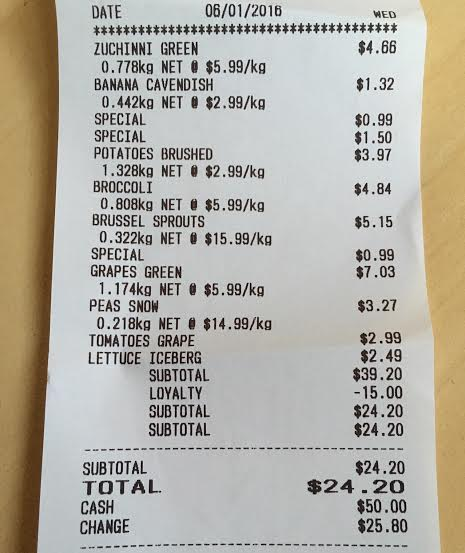
#> input picture scanner/tests/resources/receipt_1.jpg, 465 x 553 px
$ python -i core.py   (imports and definitions only)
#> lines starting #> are read from the running program, lines starting #| are printed output that depends on the picture; after the words box and inside, x2 and y2 are one past the last pixel; in counts of white or black regions, pixels touching at a corner belong together
try:
    from PIL import Image
except ImportError:
    import Image
import pytesseract
import os
import cv2
import re


def binarizeImage(pathToImage):
    """
    Processes image with thresholding and blurring
    """
#> called with pathToImage = 'tests/resources/receipt_1.jpg'

    image = cv2.imread(pathToImage)
#> image is the input picture: shape (553, 465, 3); mean B, G, R 165.7, 175.5, 179.3
    grey = cv2.cvtColor(image, cv2.COLOR_BGR2GRAY)
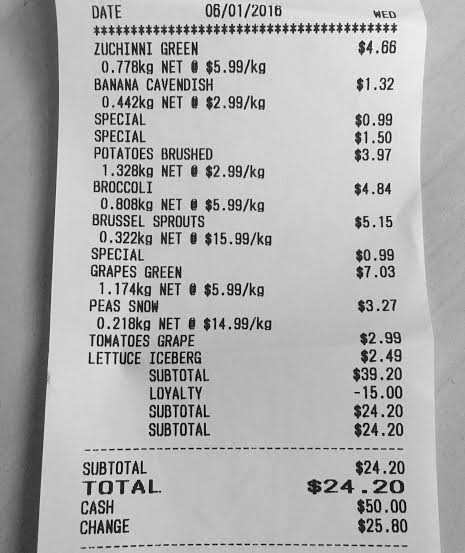
#> grey: shape (553, 465); min 0, max 254, mean 175.5

    # thresholding to preprocess image
    # useful for reading dark text over grey shapes
    grey = cv2.threshold(grey, 0, 255, cv2.THRESH_BINARY | cv2.THRESH_OTSU)[1]
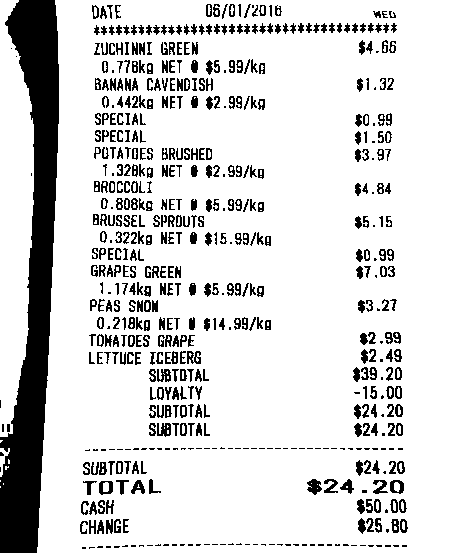
#> grey: shape (553, 465); 84.8% white; 574 black regions (125 under 20 px), largest, box (x1, y1, x2, y2) and area: (0, 0, 59, 553) 16822, (307, 479, 322, 495) 153, (157, 423, 171, 437) 135

    # blur to remove noise
    grey = cv2.medianBlur(grey, 3)
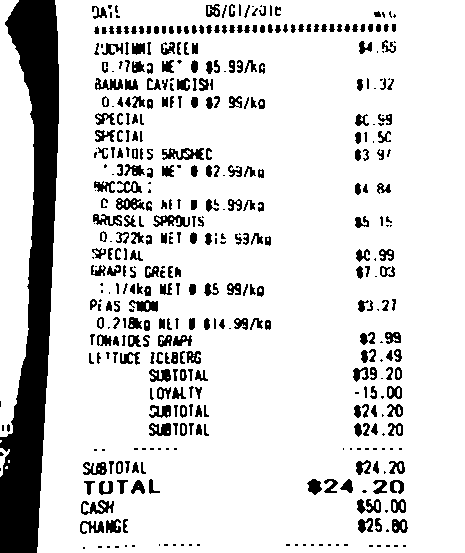
#> grey: shape (553, 465); 85.2% white; 444 black regions (121 under 20 px), largest, box (x1, y1, x2, y2) and area: (0, 0, 59, 553) 16835, (162, 148, 204, 160) 297, (153, 215, 190, 227) 248

    filename = "temp.png"
    cv2.imwrite(filename, grey)


def ocrProcessing(pathToImage):
    """
    Processes an image of a receipt into the total price on that receipt
    """
    TOTAL = 0
    # ya it's hardcoded, need a prettier solution
    pytesseract.pytesseract.tesseract_cmd = r'C:\\Program Files\\Tesseract-OCR\\tesseract'

    binarizeImage(pathToImage)

    text = pytesseract.image_to_string(Image.open(
        "temp.png"), config='-c tessedit_char_whitelist=0123456789ABCDEFGHIJKLMNOPQRSTUVWXYZabcdefghijklmnopqrstuvwxyz.$ ')

    for value in text.splitlines():
        if ("total" in value or "Total" in value or "TOTAL" in value):
            # regex for a number, a period, then a number
            TOTAL = re.findall('\d+[.]?\d+', value)

    if not TOTAL:
        # try again but with page segmentation mode (psm) set to 4: Assume a single column of text of variable sizes
        text = pytesseract.image_to_string(Image.open(
            "temp.png"), config='--psm 4 -c tessedit_char_whitelist=0123456789ABCDEFGHIJKLMNOPQRSTUVWXYZabcdefghijklmnopqrstuvwxyz.$ ')
        for value in text.splitlines():
            if ("total" in value or "Total" in value or "TOTAL" in value):
                TOTAL = re.findall('\d+[.]?\d+', value)

    os.remove("temp.png")
    # print(text)
    return TOTAL


# print(ocrProcessing('scanner\\tests\\resources\\receipt_2.jpg'))
# print(ocrProcessing('scanner\\tests\\resources\\receipt_3.jpg'))

>>> result = binarizeImage('tests/resources/receipt_1.jpg')

$ run again, on scanner/tests/resources/receipt_3.jpg
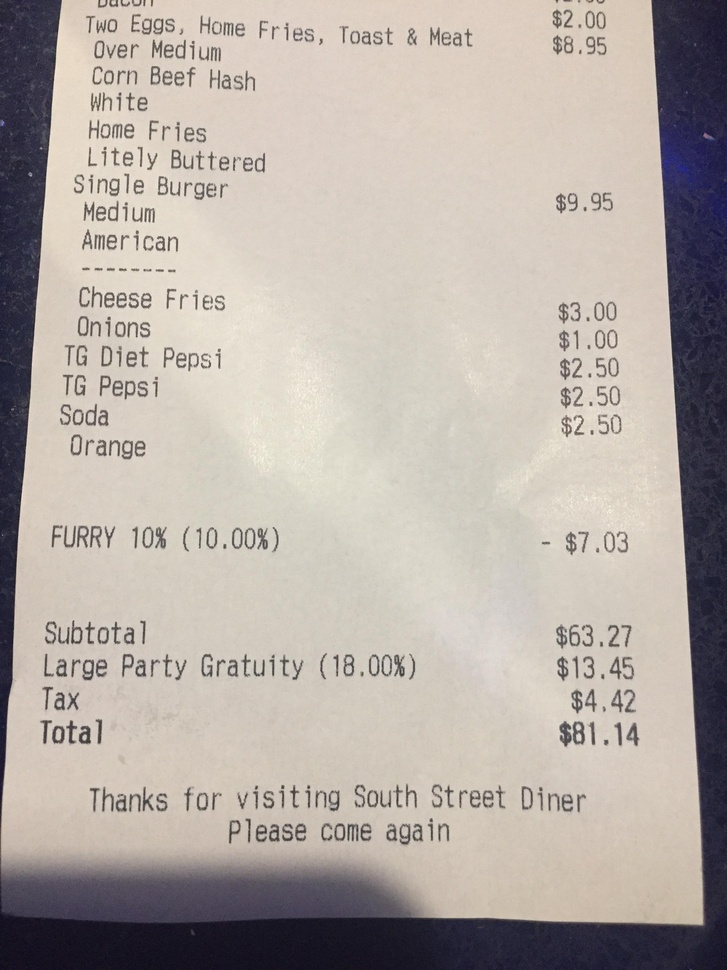
#> input picture scanner/tests/resources/receipt_3.jpg, 727 x 970 px, shrunk from 2448 x 3264 before the run
#> in binarizeImage, image is the input picture: shape (970, 727, 3); mean B, G, R 165.6, 172.2, 180.7
#> in binarizeImage, `grey = cv2.threshold(grey, 0, 255, cv2.THRESH_BINARY | cv2.THRESH_OTSU..`:
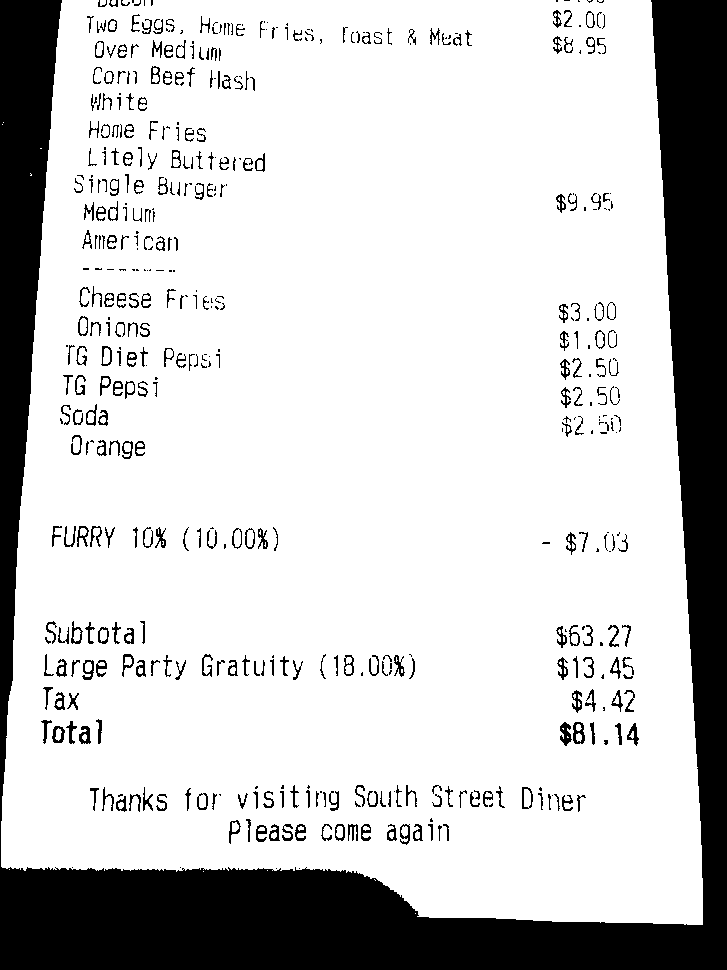
#> grey: shape (970, 727); 79.6% white; 486 black regions (170 under 20 px), largest, box (x1, y1, x2, y2) and area: (0, 0, 727, 970) 124548, (560, 722, 572, 746) 174, (573, 722, 585, 744) 153
#> in binarizeImage, `grey = cv2.medianBlur(grey, 3)`:
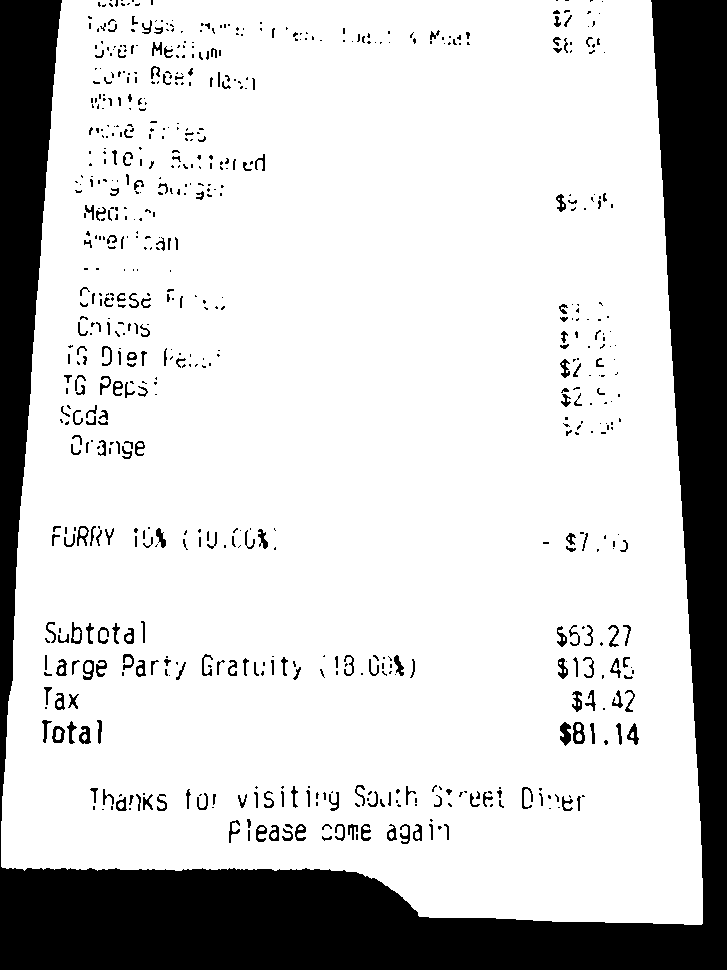
#> grey: shape (970, 727); 80.1% white; 697 black regions (453 under 20 px), largest, box (x1, y1, x2, y2) and area: (0, 0, 727, 970) 124557, (560, 722, 571, 746) 178, (573, 722, 585, 744) 157
